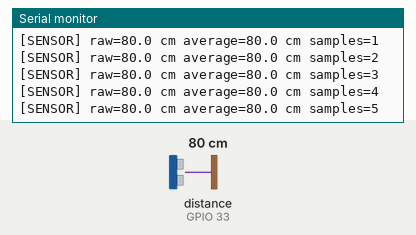
Recording of a sketch running on a simulated ESP32. Parts: the last lines printed to the serial monitor. Wiring (inferred from the names in the program): ultrasonic range finder: trigger GPIO 25; echo GPIO 33. The test bench sets the inputs (shaded band); at power-on: distance to the obstacle (sensor on GPIO 33) 80 cm. The echo pulse lasts 58.3 µs per cm.

Above: at 1.2 s.
1.3 s: distance to the obstacle (sensor on GPIO 33) set to 2 cm
At 1.36 s:
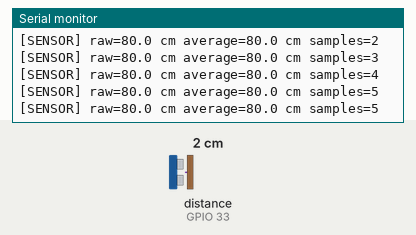
2.8 s: distance to the obstacle (sensor on GPIO 33) set to 4 cm
At 2.96 s:
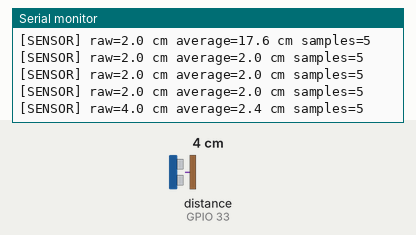
Timing chart, 0 to 5.8 s (numbered marks = the images above; inputs shaded):
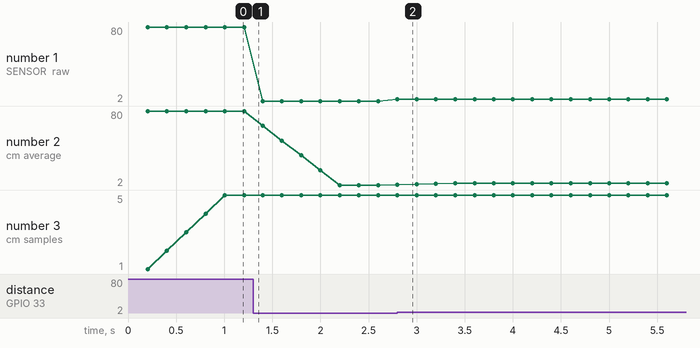

Measured:
- after the input at 2.8 s, the serial monitor: prints a new line at once (image 2)

The sketch:

lab05_ultrasonic_filter.ino
```cpp
/*
 * Lab 05.3 : กรองระยะด้วย moving average
 * คำอธิบาย : เก็บตัวอย่างล่าสุด 5 ค่าเพื่อลดสัญญาณรบกวนของ HC-SR04
 * วงจร     : S3 TRIG -> GPIO6, ECHO -> divider 1kΩ/2kΩ -> GPIO7; ESP32 เดิม 25/33; VCC -> 5V, GND ร่วมกัน
 * ไลบรารี  : ไม่ใช้ไลบรารีภายนอก
 * Board    : ESP32S3 Dev Module หรือ ESP32 Dev Module (Arduino-ESP32 core 3.x)
 */
#include <Arduino.h>

#if defined(CONFIG_IDF_TARGET_ESP32S3)
constexpr uint8_t TRIG_PIN = 6;
constexpr uint8_t ECHO_PIN = 7;
#elif defined(CONFIG_IDF_TARGET_ESP32)
constexpr uint8_t TRIG_PIN = 25;
constexpr uint8_t ECHO_PIN = 33;
#else
#error "Use ESP32-S3 or ESP32 with the verified course pin map"
#endif
constexpr size_t WINDOW_SIZE = 5;
constexpr unsigned long SAMPLE_MS = 200;
float samples[WINDOW_SIZE] = {};
size_t sampleIndex = 0;
size_t sampleCount = 0;
unsigned long lastSample = 0;

float readDistanceCm() {
  digitalWrite(TRIG_PIN, LOW);
  delayMicroseconds(2);
  digitalWrite(TRIG_PIN, HIGH);
  delayMicroseconds(10);
  digitalWrite(TRIG_PIN, LOW);
  const unsigned long duration = pulseIn(ECHO_PIN, HIGH, 30000);
  return duration == 0 ? NAN : duration * 0.0343f / 2.0f;
}

// เพิ่มค่าล่าสุดลง circular buffer แล้วคืนค่าเฉลี่ย
float addAndAverage(float value) {
  samples[sampleIndex] = value;
  sampleIndex = (sampleIndex + 1) % WINDOW_SIZE;
  if (sampleCount < WINDOW_SIZE) sampleCount++;

  float sum = 0.0f;
  for (size_t i = 0; i < sampleCount; i++) sum += samples[i];
  return sum / sampleCount;
}

void setup() {
  Serial.begin(115200);
  pinMode(TRIG_PIN, OUTPUT);
  pinMode(ECHO_PIN, INPUT);
  digitalWrite(TRIG_PIN, LOW);
}

void loop() {
  const unsigned long now = millis();
  if (now - lastSample < SAMPLE_MS) return;
  lastSample = now;

  const float raw = readDistanceCm();
  if (isnan(raw)) {
    Serial.println("[SENSOR] timeout; ไม่นำค่านี้ไปเฉลี่ย");
    return;
  }
  const float filtered = addAndAverage(raw);
  Serial.printf("[SENSOR] raw=%.1f cm average=%.1f cm samples=%u\n",
                raw, filtered, static_cast<unsigned>(sampleCount));
}
```
